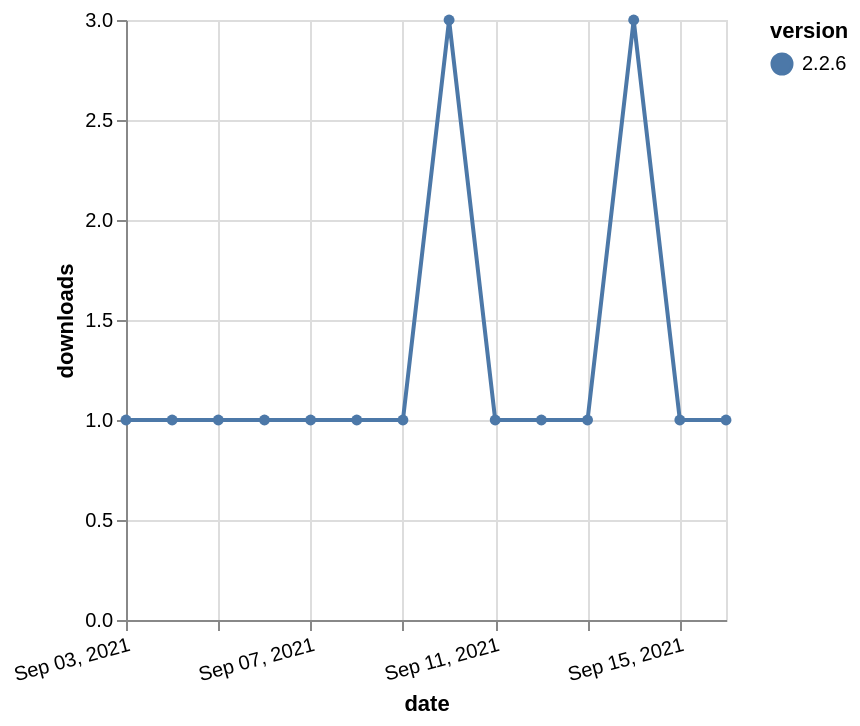

Express this chart as Vega-Lite.
### Vega-Lite specification from a JSON file in a GitHub repository (floating-point values rounded to 4 significant figures)
{"$schema": "https://vega.github.io/schema/vega-lite/v5.json", "description": "A simple bar chart with embedded data.", "data": {"values": [{"date": "2021-09-03", "total": 184, "delta": 1, "version": "2.2.6"}, {"date": "2021-09-04", "total": 185, "delta": 1, "version": "2.2.6"}, {"date": "2021-09-05", "total": 186, "delta": 1, "version": "2.2.6"}, {"date": "2021-09-06", "total": 187, "delta": 1, "version": "2.2.6"}, {"date": "2021-09-07", "total": 188, "delta": 1, "version": "2.2.6"}, {"date": "2021-09-08", "total": 189, "delta": 1, "version": "2.2.6"}, {"date": "2021-09-09", "total": 190, "delta": 1, "version": "2.2.6"}, {"date": "2021-09-10", "total": 193, "delta": 3, "version": "2.2.6"}, {"date": "2021-09-11", "total": 194, "delta": 1, "version": "2.2.6"}, {"date": "2021-09-12", "total": 195, "delta": 1, "version": "2.2.6"}, {"date": "2021-09-13", "total": 196, "delta": 1, "version": "2.2.6"}, {"date": "2021-09-14", "total": 199, "delta": 3, "version": "2.2.6"}, {"date": "2021-09-15", "total": 200, "delta": 1, "version": "2.2.6"}, {"date": "2021-09-16", "total": 201, "delta": 1, "version": "2.2.6"}]}, "width": "container", "mark": {"type": "line", "point": {"filled": true}}, "encoding": {"x": {"field": "date", "type": "temporal", "timeUnit": "yearmonthdate", "title": "date", "axis": {"labelAngle": -15}}, "y": {"field": "delta", "type": "quantitative", "title": "downloads"}, "color": {"field": "version", "type": "nominal"}, "tooltip": {"field": "delta"}}}
